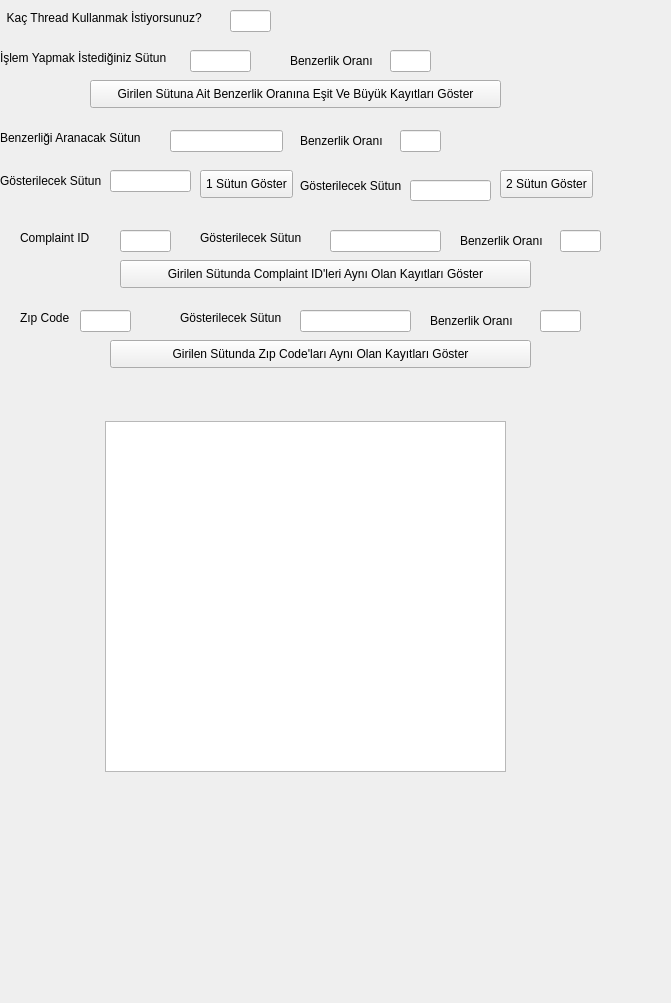
<?xml version="1.0" encoding="UTF-8"?>
<ui version="4.0">
 <class>MainWindow</class>
 <widget class="QMainWindow" name="MainWindow">
  <property name="geometry">
   <rect>
    <x>0</x>
    <y>0</y>
    <width>671</width>
    <height>1003</height>
   </rect>
  </property>
  <property name="windowTitle">
   <string>Projem</string>
  </property>
  <widget class="QWidget" name="centralwidget">
   <widget class="QLineEdit" name="lineEdit">
    <property name="geometry">
     <rect>
      <x>390</x>
      <y>50</y>
      <width>41</width>
      <height>22</height>
     </rect>
    </property>
   </widget>
   <widget class="QLabel" name="label">
    <property name="geometry">
     <rect>
      <x>290</x>
      <y>50</y>
      <width>91</width>
      <height>21</height>
     </rect>
    </property>
    <property name="text">
     <string>Benzerlik Oranı</string>
    </property>
   </widget>
   <widget class="QPushButton" name="Birsutungoster">
    <property name="geometry">
     <rect>
      <x>90</x>
      <y>80</y>
      <width>411</width>
      <height>28</height>
     </rect>
    </property>
    <property name="text">
     <string>Girilen Sütuna Ait Benzerlik Oranına Eşit Ve Büyük Kayıtları Göster</string>
    </property>
   </widget>
   <widget class="QLabel" name="label_2">
    <property name="geometry">
     <rect>
      <x>0</x>
      <y>10</y>
      <width>221</width>
      <height>16</height>
     </rect>
    </property>
    <property name="text">
     <string>  Kaç Thread Kullanmak İstiyorsunuz?</string>
    </property>
   </widget>
   <widget class="QLineEdit" name="threadsayisi">
    <property name="geometry">
     <rect>
      <x>230</x>
      <y>10</y>
      <width>41</width>
      <height>22</height>
     </rect>
    </property>
   </widget>
   <widget class="QLabel" name="label_3">
    <property name="geometry">
     <rect>
      <x>0</x>
      <y>50</y>
      <width>181</width>
      <height>16</height>
     </rect>
    </property>
    <property name="text">
     <string>İşlem Yapmak İstediğiniz Sütun</string>
    </property>
   </widget>
   <widget class="QLineEdit" name="sutunsec">
    <property name="geometry">
     <rect>
      <x>190</x>
      <y>50</y>
      <width>61</width>
      <height>22</height>
     </rect>
    </property>
   </widget>
   <widget class="QLabel" name="label_4">
    <property name="geometry">
     <rect>
      <x>0</x>
      <y>170</y>
      <width>111</width>
      <height>21</height>
     </rect>
    </property>
    <property name="text">
     <string>Gösterilecek Sütun</string>
    </property>
   </widget>
   <widget class="QLineEdit" name="lineEdit_2">
    <property name="geometry">
     <rect>
      <x>110</x>
      <y>170</y>
      <width>81</width>
      <height>22</height>
     </rect>
    </property>
   </widget>
   <widget class="QPushButton" name="ayni1sutungoster">
    <property name="geometry">
     <rect>
      <x>200</x>
      <y>170</y>
      <width>93</width>
      <height>28</height>
     </rect>
    </property>
    <property name="text">
     <string>1 Sütun Göster</string>
    </property>
   </widget>
   <widget class="QLabel" name="label_5">
    <property name="geometry">
     <rect>
      <x>300</x>
      <y>170</y>
      <width>111</width>
      <height>31</height>
     </rect>
    </property>
    <property name="text">
     <string>Gösterilecek Sütun</string>
    </property>
   </widget>
   <widget class="QLineEdit" name="lineEdit_3">
    <property name="geometry">
     <rect>
      <x>410</x>
      <y>180</y>
      <width>81</width>
      <height>21</height>
     </rect>
    </property>
   </widget>
   <widget class="QPushButton" name="ayni2sutungoster">
    <property name="geometry">
     <rect>
      <x>500</x>
      <y>170</y>
      <width>93</width>
      <height>28</height>
     </rect>
    </property>
    <property name="text">
     <string>2 Sütun Göster</string>
    </property>
   </widget>
   <widget class="QLabel" name="label_6">
    <property name="geometry">
     <rect>
      <x>0</x>
      <y>130</y>
      <width>161</width>
      <height>16</height>
     </rect>
    </property>
    <property name="text">
     <string>Benzerliği Aranacak Sütun</string>
    </property>
   </widget>
   <widget class="QLineEdit" name="lineEdit_4">
    <property name="geometry">
     <rect>
      <x>170</x>
      <y>130</y>
      <width>113</width>
      <height>22</height>
     </rect>
    </property>
   </widget>
   <widget class="QLabel" name="label_7">
    <property name="geometry">
     <rect>
      <x>300</x>
      <y>130</y>
      <width>91</width>
      <height>21</height>
     </rect>
    </property>
    <property name="text">
     <string>Benzerlik Oranı</string>
    </property>
   </widget>
   <widget class="QLineEdit" name="lineEdit_5">
    <property name="geometry">
     <rect>
      <x>400</x>
      <y>130</y>
      <width>41</width>
      <height>22</height>
     </rect>
    </property>
   </widget>
   <widget class="QLabel" name="label_8">
    <property name="geometry">
     <rect>
      <x>20</x>
      <y>230</y>
      <width>81</width>
      <height>16</height>
     </rect>
    </property>
    <property name="text">
     <string>Complaint ID</string>
    </property>
   </widget>
   <widget class="QLineEdit" name="lineEdit_6">
    <property name="geometry">
     <rect>
      <x>120</x>
      <y>230</y>
      <width>51</width>
      <height>22</height>
     </rect>
    </property>
   </widget>
   <widget class="QLabel" name="label_9">
    <property name="geometry">
     <rect>
      <x>200</x>
      <y>230</y>
      <width>111</width>
      <height>16</height>
     </rect>
    </property>
    <property name="text">
     <string>Gösterilecek Sütun</string>
    </property>
   </widget>
   <widget class="QLineEdit" name="lineEdit_7">
    <property name="geometry">
     <rect>
      <x>330</x>
      <y>230</y>
      <width>111</width>
      <height>22</height>
     </rect>
    </property>
   </widget>
   <widget class="QPushButton" name="complaintidgetir">
    <property name="geometry">
     <rect>
      <x>120</x>
      <y>260</y>
      <width>411</width>
      <height>28</height>
     </rect>
    </property>
    <property name="text">
     <string>Girilen Sütunda Complaint ID'leri Aynı Olan Kayıtları Göster</string>
    </property>
   </widget>
   <widget class="QLabel" name="label_10">
    <property name="geometry">
     <rect>
      <x>20</x>
      <y>310</y>
      <width>81</width>
      <height>16</height>
     </rect>
    </property>
    <property name="text">
     <string>Zıp Code</string>
    </property>
   </widget>
   <widget class="QLineEdit" name="lineEdit_8">
    <property name="geometry">
     <rect>
      <x>80</x>
      <y>310</y>
      <width>51</width>
      <height>22</height>
     </rect>
    </property>
   </widget>
   <widget class="QLabel" name="label_11">
    <property name="geometry">
     <rect>
      <x>180</x>
      <y>310</y>
      <width>111</width>
      <height>16</height>
     </rect>
    </property>
    <property name="text">
     <string>Gösterilecek Sütun</string>
    </property>
   </widget>
   <widget class="QLineEdit" name="lineEdit_9">
    <property name="geometry">
     <rect>
      <x>300</x>
      <y>310</y>
      <width>111</width>
      <height>22</height>
     </rect>
    </property>
   </widget>
   <widget class="QPushButton" name="zipcodegetir">
    <property name="geometry">
     <rect>
      <x>110</x>
      <y>340</y>
      <width>421</width>
      <height>28</height>
     </rect>
    </property>
    <property name="text">
     <string>Girilen Sütunda Zıp Code'ları Aynı Olan Kayıtları Göster</string>
    </property>
   </widget>
   <widget class="QLabel" name="label_12">
    <property name="geometry">
     <rect>
      <x>460</x>
      <y>230</y>
      <width>91</width>
      <height>21</height>
     </rect>
    </property>
    <property name="text">
     <string>Benzerlik Oranı</string>
    </property>
   </widget>
   <widget class="QLineEdit" name="lineEdit_10">
    <property name="geometry">
     <rect>
      <x>560</x>
      <y>230</y>
      <width>41</width>
      <height>22</height>
     </rect>
    </property>
   </widget>
   <widget class="QLabel" name="label_13">
    <property name="geometry">
     <rect>
      <x>430</x>
      <y>310</y>
      <width>91</width>
      <height>21</height>
     </rect>
    </property>
    <property name="text">
     <string>Benzerlik Oranı</string>
    </property>
   </widget>
   <widget class="QLineEdit" name="lineEdit_11">
    <property name="geometry">
     <rect>
      <x>540</x>
      <y>310</y>
      <width>41</width>
      <height>22</height>
     </rect>
    </property>
   </widget>
   <widget class="QTextBrowser" name="textBrowser">
    <property name="geometry">
     <rect>
      <x>105</x>
      <y>421</y>
      <width>401</width>
      <height>351</height>
     </rect>
    </property>
   </widget>
  </widget>
 </widget>
 <resources/>
 <connections/>
</ui>
